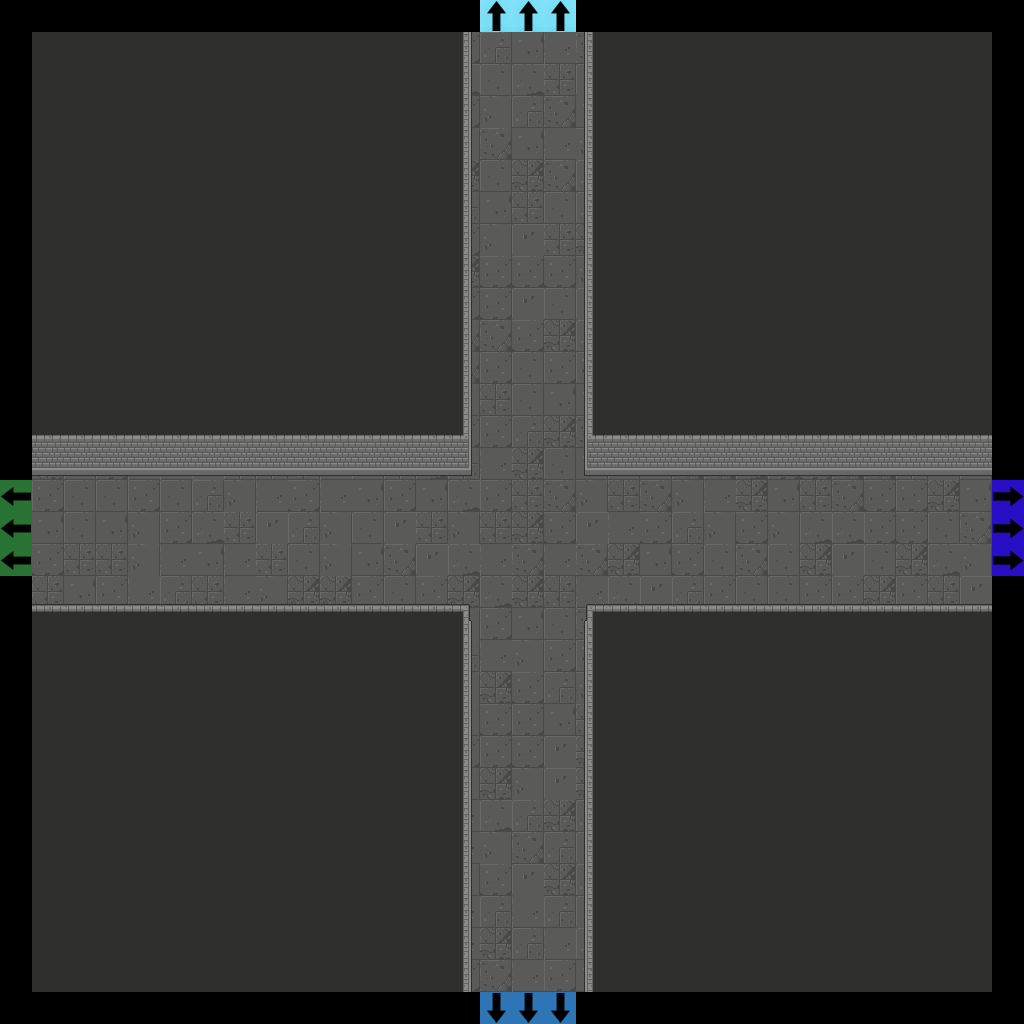

Rendered tile map (Tiled .tmx) drawn with the repository's tilesets; below, a short description and the map source with its tile grids summarised:
An orthogonal 32x32 tile map with 32x32 px tiles, 7 tile layers (Floor, Walls, Doors, Pillars, ...), 2 tilesets.

<map version="1.2" tiledversion="2019.04.18" orientation="orthogonal" renderorder="right-down" width="32" height="32" tilewidth="32" tileheight="32" infinite="0" nextlayerid="22" nextobjectid="1">
 <tileset firstgid="1" source="Dungeon_Tileset_2.tsx" />
 <tileset firstgid="321" source="flags.tsx" />
 <layer id="15" name="Floor" width="32" height="32">
  <data>[1024 cells, 900 non-empty, 12 distinct tile ids]</data>
 </layer>
 <layer id="16" name="Walls" width="32" height="32">
  <data>[1024 cells, 729 non-empty, 15 distinct tile ids]</data>
 </layer>
 <layer id="17" name="Doors" width="32" height="32">
  <data>[1024 cells, 0 non-empty, 0 distinct tile ids]</data>
 </layer>
 <layer id="18" name="Pillars" width="32" height="32">
  <properties>
   <property name="unity:SortingLayer" value="Player" />
  </properties>
  <data>[1024 cells, 0 non-empty, 0 distinct tile ids]</data>
 </layer>
 <layer id="19" name="Candles" width="32" height="32">
  <data>[1024 cells, 0 non-empty, 0 distinct tile ids]</data>
 </layer>
 <layer id="20" name="Debris" width="32" height="32">
  <data>[1024 cells, 0 non-empty, 0 distinct tile ids]</data>
 </layer>
 <layer id="21" name="Flags" width="32" height="32">
  <data>[1024 cells, 12 non-empty, 4 distinct tile ids]</data>
 </layer>
</map>
